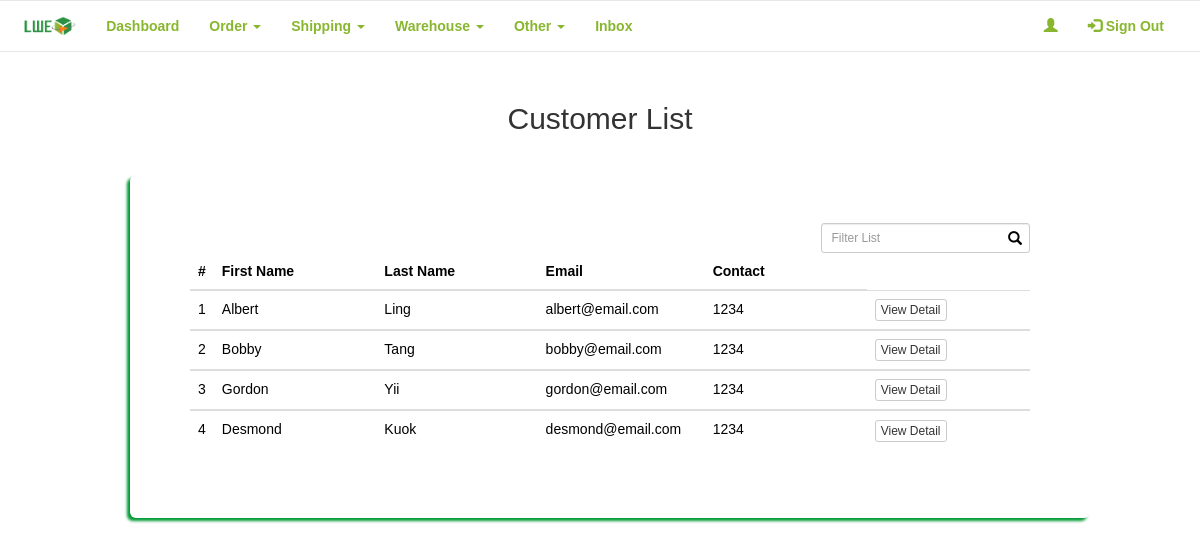
Screenshot of /LWE_Buy/admin/customerlist.php with the database file from the repository.
### tables this page shows
CREATE TABLE IF NOT EXISTS `users` (
  `user_id` int(11) NOT NULL,
  `fname` varchar(50) NOT NULL,
  `lname` varchar(50) NOT NULL,
  `contact` varchar(15) DEFAULT NULL,
  `email` varchar(50) NOT NULL,
  `password` varchar(255) NOT NULL,
  `type` varchar(10) NOT NULL,
  `image` text NOT NULL,
  `login_status` varchar(55) NOT NULL
);

### LWE_Buy/admin/customerlist.php (the view, shortened to what this page needs)
<?php
require_once '../connection/config.php';
$counter = 0;
$query1 = "SELECT *
        FROM users
        WHERE type = 'customer'";
$result1 = mysqli_query($con, $query1);
?>
<!DOCTYPE html>
<html data-ng-app="myApp">
    <head>
        <link rel="stylesheet" href="https://maxcdn.bootstrapcdn.com/bootstrap/3.3.7/css/bootstrap.min.css">
        <link href="../frameworks/css/style.css" rel="stylesheet"/>
    </head>
    <body>
        <div class="row">
            <?php include_once('nav.php')?>
        </div>
        <center>
            <div class="container">
                <div class="row" style="padding-top: 10px; padding-bottom: 15px;">
                    <div class="col-xs-12 col-md-12 col-lg-12">
                        <h2>Customer List</h2>
                    </div>
                </div>
            </div>
            <section class="content">
                <div class="container">
                    <div class="row">
                        <div class="col-xs-12 col-md-12 col-lg-12 jumbotron">
                            <?php
                            if(mysqli_num_rows($result1) > 0)
                            {
                            ?>
                            <table id="tbl_customer" class="table thead-bordered table-hover" id="receive">
                                <thead>
								<div class="box-tools pull-right">
                            <div class="has-feedback">
                                <input type="text" class="form-control input-sm" id="myInput2" onkeyup="myFunction2()" placeholder="Filter List">
                            </div>
                        </div>
                                    <tr>
                                        <th>#</th>
                                        <th>First Name</th>
                                        <th>Last Name</th>
                                        <th>Email</th>
                                        <th>Contact</th>
                                    </tr>
                                </thead>
                                <?php
                                    while($row = mysqli_fetch_array($result1))
                                    {
                                        $counter++;
                                        ?>
                                        <tbody>
                                            <tr>
                                                <td><?php echo $counter; ?></td>
                                                <td width="20%"><?php echo $row['fname']; ?></td>
                                                <td width="20%"><?php echo $row['lname']; ?></td>
                                                <td width="20%"><?php echo $row['email']; ?></td>
                                                <td width="20%"><?php echo $row['contact']; ?></td>
                                                <td width="20%"><a href="customersview.php?users=<?php echo $row['user_id']; ?>" class="btn btn-xs btn-default">View Detail</a></td>
                                            </tr>
                                        </tbody>
                                        <?php
                                    }
                                }else{
                                    ?>
                                        <p>There is no customer users.</p>
                                    <?php
                                }
                            ?>
                            </table>
                        </div>
                    </div>
                </div>
            </section>
        </center>
    </body>
</html>

### LWE_Buy/frameworks/css/style.css (style rules this page uses)
html, body { height: 100%; }
body { background-image: url("../../resources/img/bg.jpg"); font-family: sans-serif; overflow-x: hidden; }
.container { width: 80%; margin: 0px auto 5px auto;; min-height: 57%; }
.jumbotron { margin: 10px; background: #fff; border-radius: 5px; color: #000; box-shadow: -3px 3px 3px #009933; }

### rows the page displays
users: fname "Albert", lname "Ling", email "albert@email.com", contact "1234"
users: fname "Bobby", lname "Tang", email "bobby@email.com", contact "1234"
users: fname "Gordon", lname "Yii", email "gordon@email.com", contact "1234"
users: fname "Desmond", lname "Kuok", email "desmond@email.com", contact "1234"
